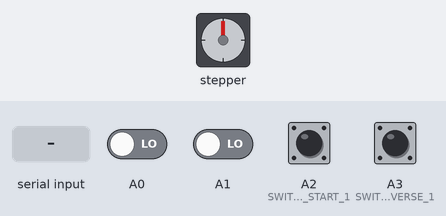
This program was run on a simulated Arduino Uno, built for the host (arithmetic inside an expression is 32-bit, double 64-bit). Shown: stepper motor. Wiring (inferred from the names in the program): stepper motor driver (200 steps per turn assumed): step pin 5; direction pin 4; enable pin 6. The test bench sets the inputs (shaded band); at power-on: A2 (SWITCH_START_1), A3 (SWITCH_REVERSE_1) HIGH, A0, A1 LOW. What the program prints to the serial monitor is not drawn.

Above: at 1.2 s.
1.3 s: "m1\n" received over Serial
At 1.75 s:
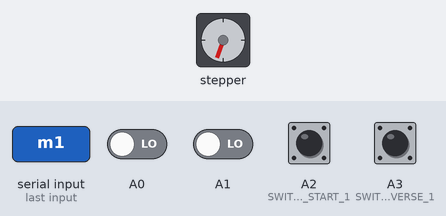
4.3 s: A0 driven HIGH
5.8 s: A3 (SWITCH_REVERSE_1) pulled LOW for 1 s
At 7.8 s:
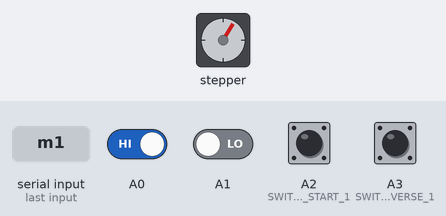
8.3 s: "p1\n" received over Serial
At 8.8 s:
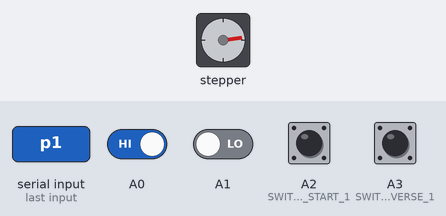
11.3 s: "stop all\n" received over Serial
At 11.3 s:
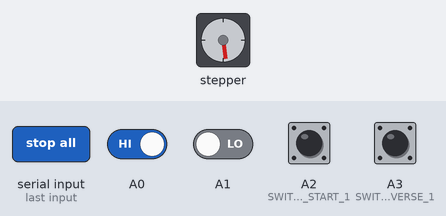
12.8 s: "p1,45\n" received over Serial
At 13.3 s:
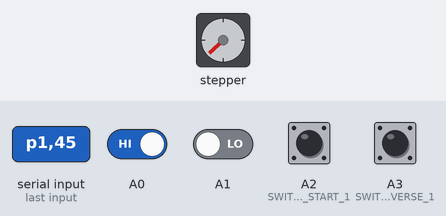
Timing chart, 0 to 20.9 s (numbered marks = the images above; inputs shaded):
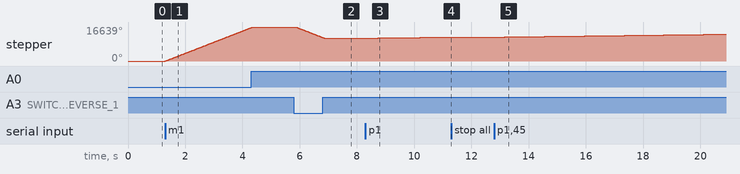

Measured:
- after the input at 1.3 s, stepper: keeps turning clockwise at about 5455°/s, starting at once
- after the input at 5.8 s, stepper: turns 5447° counter-clockwise in 1.0 s, starting after 0.05 s
- after the input at 8.3 s, stepper: keeps turning clockwise at about 170°/s, starting after 0.06 s
- after the input at 11.3 s, stepper: stops changing and stays 11692°
- after the input at 12.8 s, stepper: keeps turning clockwise at about 176°/s, starting after 0.06 s

The program:

main.cpp
```cpp
#include <Arduino.h>
// Motor 1
#define DIR_PIN_1 4
#define STEP_PIN_1 5
#define ENABLE_PIN_1 6
// Motor 2
#define DIR_PIN_2 7
#define STEP_PIN_2 9
#define ENABLE_PIN_2 8
// Switch
#define SWITCH_START_1 A2
#define SWITCH_START_2 A0
#define SWITCH_REVERSE_1 A3
#define SWITCH_REVERSE_2 A1

bool isRunning = false;
bool direction = true;
unsigned long speedDelay = 260;
unsigned long lastPulseTime = 0;
bool stepState = false;
String lastCommand = "";

void stopAllMotors();
void handleSerialCommand();
void handleButtonPress();
void controlMotor(int motorIndex, bool state, bool dir);

void setup()
{
    pinMode(DIR_PIN_1, OUTPUT);
    pinMode(STEP_PIN_1, OUTPUT);
    pinMode(ENABLE_PIN_1, OUTPUT);
    pinMode(SWITCH_START_1, INPUT_PULLUP);
    pinMode(SWITCH_REVERSE_1, INPUT_PULLUP);
    digitalWrite(ENABLE_PIN_1, HIGH);

    Serial.begin(9600);
    Serial.println("Setup complete");
}

void loop()
{
    handleSerialCommand();
    handleButtonPress();
    if (isRunning)
    {
      if (micros() - lastPulseTime >= speedDelay)
      {
        lastPulseTime = micros();
        digitalWrite(STEP_PIN_1, HIGH);
        delayMicroseconds(2);
        digitalWrite(STEP_PIN_1, LOW);
      }
    }
    else
    {
      digitalWrite(STEP_PIN_1, LOW);
    }
}

void handleButtonPress()
{
  static unsigned long lastDebounceTimeStart[2] = {0, 0};
  static unsigned long lastDebounceTimeReverse[2] = {0, 0};
  const unsigned long debounceDelay = 50;
  static int lastSwitchStateStart[2] = {HIGH, HIGH};
  static int lastSwitchStateReverse[2] = {HIGH, HIGH};
  static int buttonStateStart[2] = {HIGH, HIGH};
  static int buttonStateReverse[2] = {HIGH, HIGH};

  for (int i = 0; i < 2; i++)
  {
    int switchPin = (i == 0) ? SWITCH_START_1 : SWITCH_START_2;
    int currentSwitchState = digitalRead(switchPin);

    if (currentSwitchState != lastSwitchStateStart[i])
    {
      lastDebounceTimeStart[i] = millis();
    }

    if ((millis() - lastDebounceTimeStart[i]) > debounceDelay)
    {
      if (currentSwitchState != buttonStateStart[i])
      {
        buttonStateStart[i] = currentSwitchState;

        if (buttonStateStart[i] == LOW)
        {
          if (!isRunning)
          {
            isRunning = true;

            if (i == 0)
            {
              digitalWrite(ENABLE_PIN_1, LOW);
              digitalWrite(DIR_PIN_1, direction ? HIGH : LOW);
            }
            else
            {
              digitalWrite(ENABLE_PIN_2, LOW);
              digitalWrite(DIR_PIN_2, direction ? HIGH : LOW);
            }

            Serial.print("Motor ");
            Serial.print(i + 1);
            Serial.println(" started");
          }
        }
        else
        {
          if (isRunning)
          {
            isRunning = false;

            if (i == 0)
            {
              digitalWrite(ENABLE_PIN_1, HIGH);
            }
            else
            {
              digitalWrite(ENABLE_PIN_2, HIGH);
            }

            Serial.print("Motor ");
            Serial.print(i + 1);
            Serial.println(" stopped");
          }
        }
      }
    }
    lastSwitchStateStart[i] = currentSwitchState;
  }

  for (int i = 0; i < 2; i++)
  {
    int switchReversePin = (i == 0) ? SWITCH_REVERSE_1 : SWITCH_REVERSE_2;
    int currentSwitchState = digitalRead(switchReversePin);

    if (currentSwitchState != lastSwitchStateReverse[i])
    {
      lastDebounceTimeReverse[i] = millis();
    }

    if ((millis() - lastDebounceTimeReverse[i]) > debounceDelay)
    {
      if (currentSwitchState != buttonStateReverse[i])
      {
        buttonStateReverse[i] = currentSwitchState;

        if (buttonStateReverse[i] == LOW)
        {
          if (!isRunning)
          {
            isRunning = true;

            if (i == 0)
            {
              digitalWrite(ENABLE_PIN_1, LOW);
              digitalWrite(DIR_PIN_1, direction ? LOW : HIGH);
            }
            else
            {
              digitalWrite(ENABLE_PIN_2, LOW);
              digitalWrite(DIR_PIN_2, direction ? LOW : HIGH);
            }

            Serial.print("Motor ");
            Serial.print(i + 1);
            Serial.println(" started (reverse)");
          }
        }
        else
        {
          if (isRunning)
          {
            isRunning = false;

            if (i == 0)
            {
              digitalWrite(ENABLE_PIN_1, HIGH);
            }
            else
            {
              digitalWrite(ENABLE_PIN_2, HIGH);
            }

            Serial.print("Motor ");
            Serial.print(i + 1);
            Serial.println(" stopped");
          }
        }
      }
    }
    lastSwitchStateReverse[i] = currentSwitchState;
  }
}


void controlMotor(int motorIndex, bool state, bool dir)
{
    isRunning = state;

    digitalWrite(ENABLE_PIN_1, !state);
    digitalWrite(DIR_PIN_1, dir ? HIGH : LOW);

    Serial.print("Motor ");
    Serial.print(motorIndex + 1);
    Serial.println(state ? " started" : " stopped");
}
void handleSerialCommand()
{
    if (Serial.available())
    {
        String command = Serial.readStringUntil('\n');
        command.trim();

        if (command == "stop all")
        {
            stopAllMotors();
            return;
        }

        command.toLowerCase();
        if (command.length() > 5 || command == lastCommand)
            return;
        lastCommand = command;

        if (command.startsWith("p1"))
        {
            int speedLevel = command.substring(2).toInt();

            Serial.print("Received command: ");
            Serial.println(command);
            Serial.print("Extracted Speed Level: ");
            Serial.println(speedLevel);

            if (speedLevel < 0 || speedLevel > 100)
            {
                Serial.println("❌ Invalid Speed Level (ต้องอยู่ระหว่าง 0-100%)");
                return;
            }

            speedDelay = map(speedLevel, 0, 100, 10000, 260);

            Serial.print("✅ Motor Speed set to ");
            Serial.print(speedLevel);
            Serial.print("% (Mapped delay: ");
            Serial.print(speedDelay);
            Serial.println(" us)");

         if (!isRunning)
        {
          controlMotor(0, true, direction);
        }
        }
        else if (command == "m1")
        {
            controlMotor(0, true, true);
        }
        else if (command == "m1r")
        {
            controlMotor(0, true, false);
        }
        else if (command == "m1s")
        {
            controlMotor(0, false, true);
        }
        else
        {
            Serial.println("❌ Invalid command");
        }
    }
}

void stopAllMotors()
{
    isRunning = false;
    digitalWrite(ENABLE_PIN_1, HIGH);
    digitalWrite(STEP_PIN_1, LOW);
    Serial.println("✅ All motors stopped");
}
```
